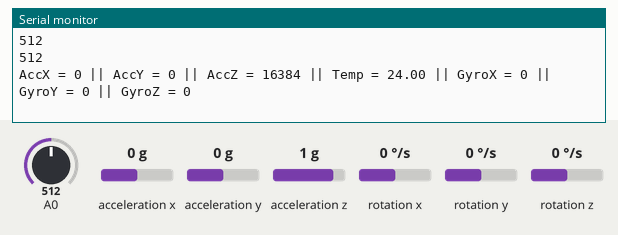
Bench run of a sketch on a simulated Arduino Uno, built with avr-gcc and run on an emulated ATmega328P. Shown: the last lines printed to the serial monitor. Wiring (inferred from the names in the program): MPU-6050 motion sensor at I2C address 0x68. Inputs (shaded band) come from the test bench; at power-on: acceleration x 0 g, A0 = 512, acceleration z 1 g, acceleration y 0 g, rotation x 0 °/s, rotation y 0 °/s, rotation z 0 °/s.

Above: at 1.2 s.
1.3 s: acceleration x set to -1.4 g
At 1.34 s:
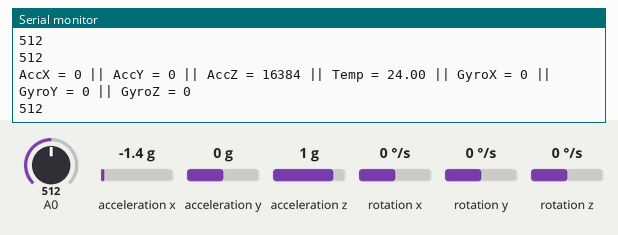
4.3 s: A0 set to 716
At 5.63 s:
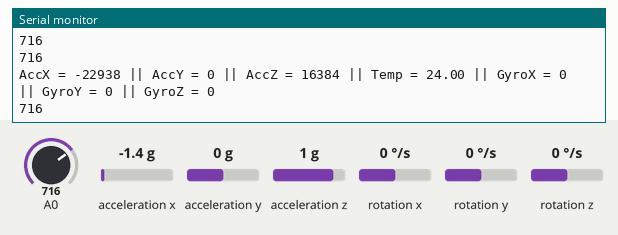
5.8 s: acceleration z set to 0 g
At 6.23 s:
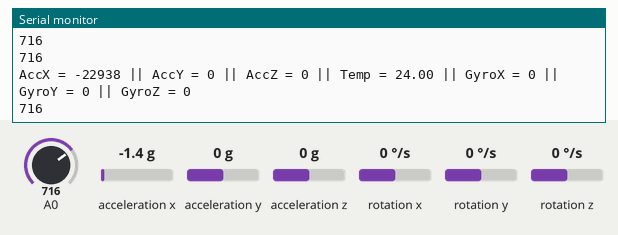
8.8 s: acceleration y set to -1.4 g
At 9.32 s:
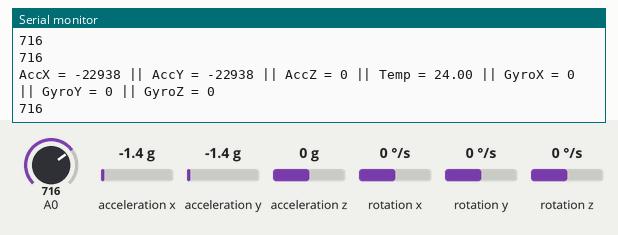
10.3 s: A0 set to 992
At 11.33 s:
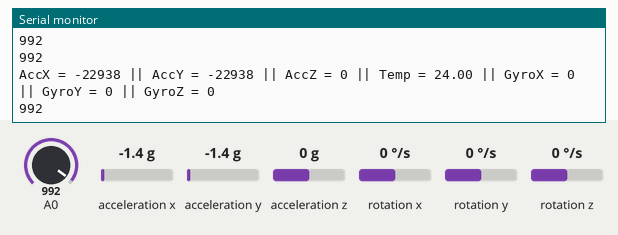
11.8 s: acceleration x set to 0 g
At 12.08 s:
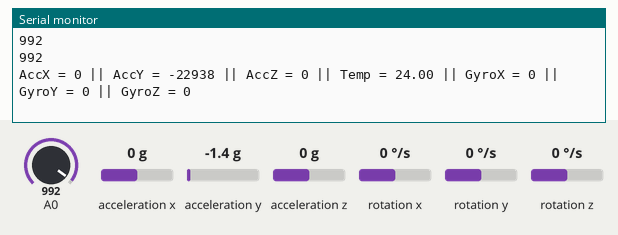
Timing chart, 0 to 14.8 s (numbered marks = the images above; inputs shaded):
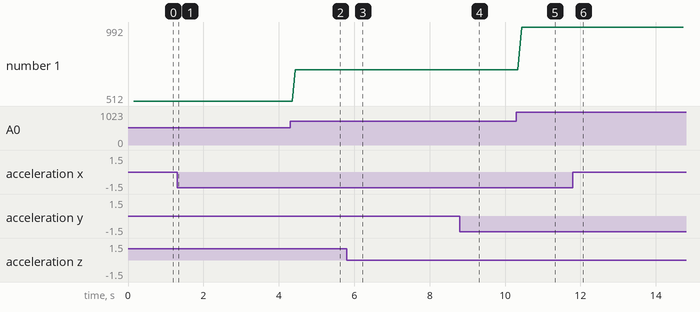

Measured:
- after the input at 4.3 s, the serial monitor: prints a new line after 0.14 s (image 2)
- after the input at 5.8 s, the serial monitor: prints a new line after 0.17 s (image 3)
- after the input at 8.8 s, the serial monitor: prints a new line after 0.28 s (image 4)
- after the input at 10.3 s, the serial monitor: prints a new line after 0.14 s (image 5)
- after the input at 11.8 s, the serial monitor: prints a new line after 0.16 s (image 6)
- plotted number 1: 512 → 716 after the input at 4.3 s, 716 → 992 after the input at 10.3 s

The sketch:

1.ino
```cpp
#include<Wire.h>

const int MPU6050_addr=0x68;

int16_t AccX,AccY,AccZ,Temp,GyroX,GyroY,GyroZ;


unsigned long original_time;

unsigned long original_time_adc;


void setup(){

  Wire.begin();

  Wire.beginTransmission(MPU6050_addr);

  Wire.write(0x6B);

  Wire.write(0);

  Wire.endTransmission(true);

  Serial.begin(9600);


  original_time = millis();

  original_time_adc = millis();

}

void loop(){

  // TASK 1: ACCELEROMETER

  if((millis() - original_time) > 250UL)

  {

    Wire.beginTransmission(MPU6050_addr);

    Wire.write(0x3B);

    Wire.endTransmission(false);

    Wire.requestFrom(MPU6050_addr,14,true);


    AccX=Wire.read()<<8|Wire.read();

    AccY=Wire.read()<<8|Wire.read();

    AccZ=Wire.read()<<8|Wire.read();

    Temp=Wire.read()<<8|Wire.read();

    GyroX=Wire.read()<<8|Wire.read();

    GyroY=Wire.read()<<8|Wire.read();

    GyroZ=Wire.read()<<8|Wire.read();


    Serial.print("AccX = "); Serial.print(AccX);

    Serial.print(" || AccY = "); Serial.print(AccY);

    Serial.print(" || AccZ = "); Serial.print(AccZ);

    Serial.print(" || Temp = "); Serial.print(Temp/340.00+36.53);

    Serial.print(" || GyroX = "); Serial.print(GyroX);

    Serial.print(" || GyroY = "); Serial.print(GyroY);

    Serial.print(" || GyroZ = "); Serial.println(GyroZ);


    original_time = millis();

  }


  // TASK 2

  if((millis() - original_time_adc) > 150UL)

  {

    unsigned int AnalogValue;

    AnalogValue = analogRead(A0);

    Serial.println(AnalogValue);


    original_time_adc = millis();

  }

}
```
